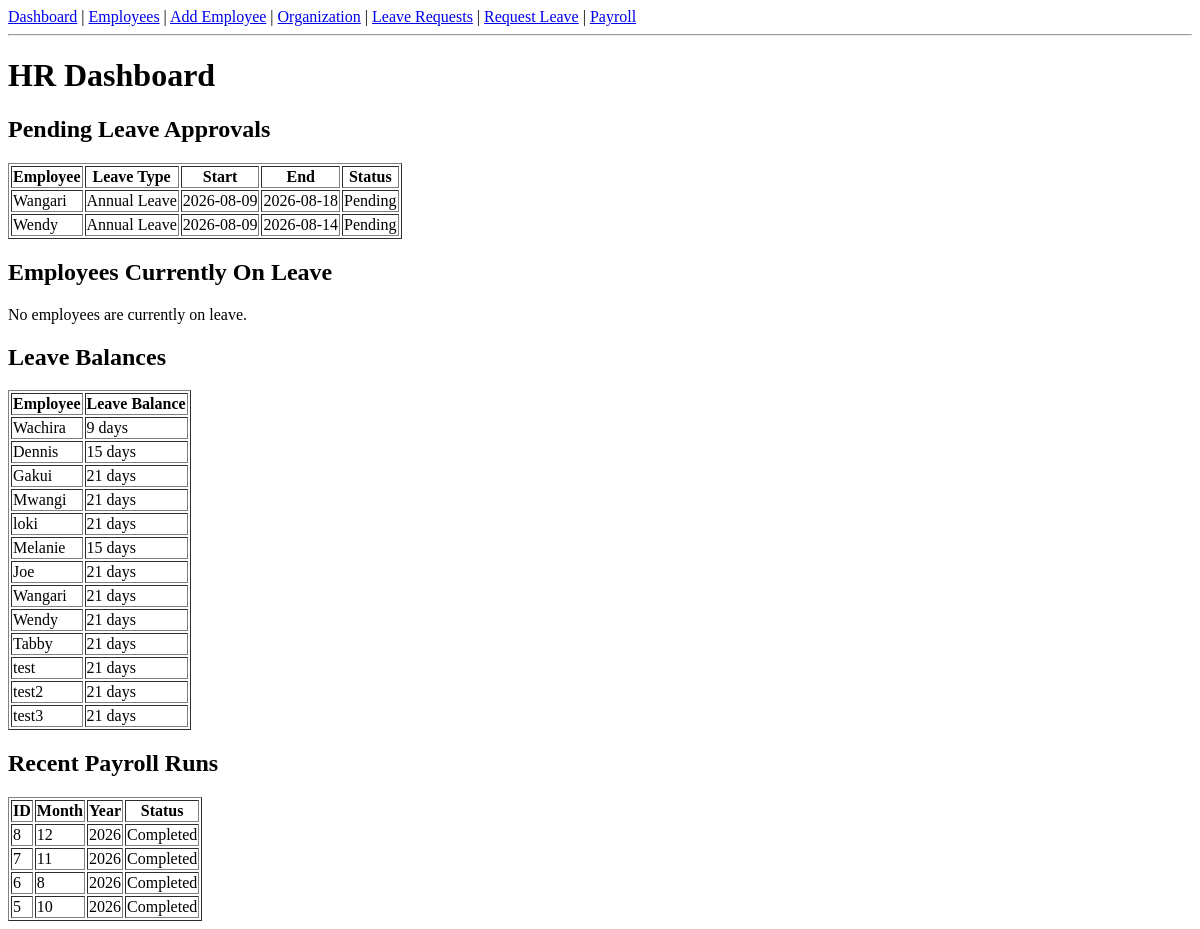
Page /dashboard on the earlier database version.
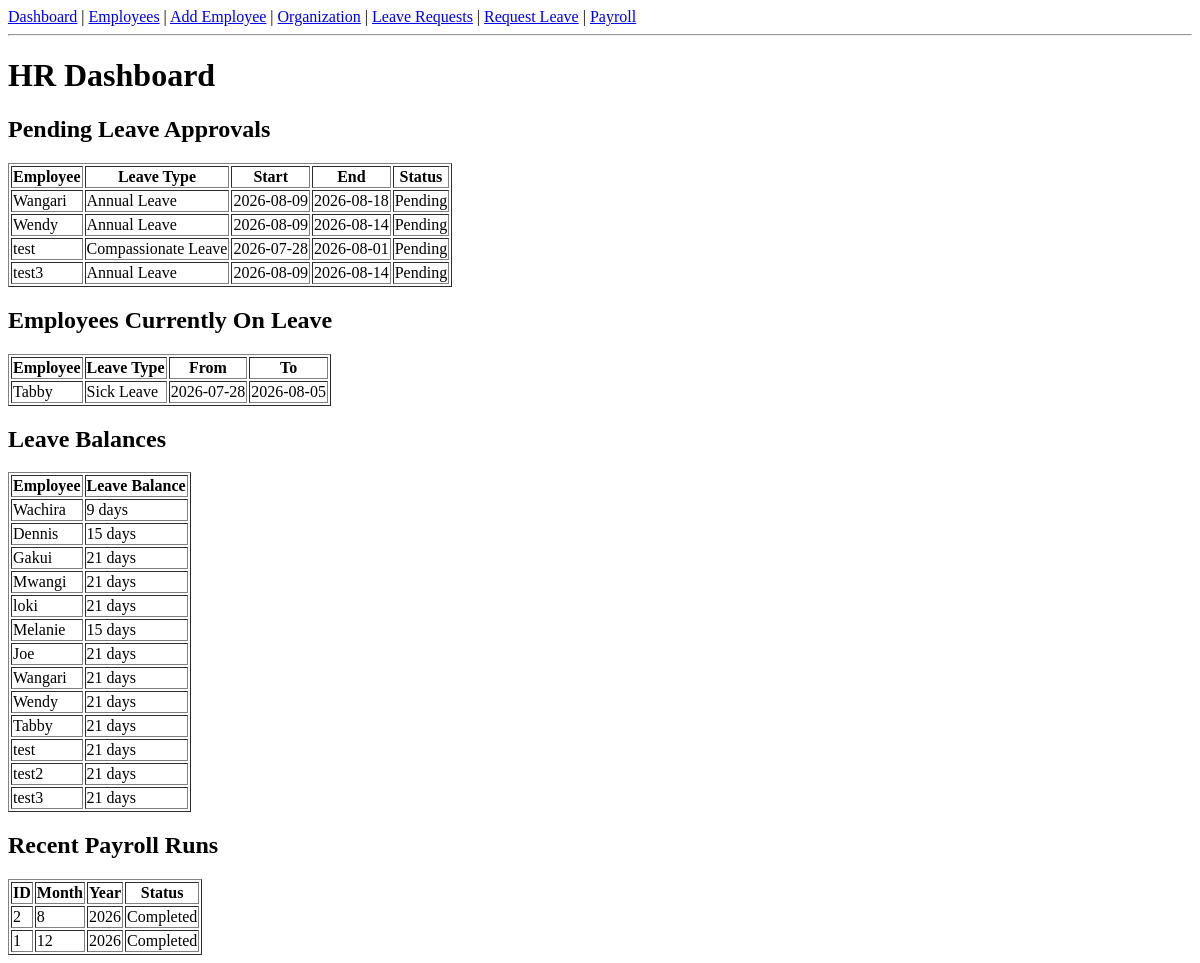
Same page on the later database version.
### models/leave_request.py (models this page shows)
class LeaveRequest(db.Model):
    __tablename__ = "leave_requests"
    id = db.Column(db.Integer, primary_key=True)
    employee_id = db.Column(db.Integer, db.ForeignKey("employees.id"), nullable=False)
    start_date = db.Column(db.Date, nullable=False)
    end_date = db.Column(db.Date, nullable=False)
    leave_type = db.Column(db.String(50), nullable=False)
    status = db.Column(db.String(20), default="Pending", nullable=False)
    reason = db.Column(db.Text, nullable=True)
    approved_by_manager_id = db.Column(
        db.Integer, db.ForeignKey("employees.id"), nullable=True)
    approved_at = db.Column(db.DateTime, nullable=True)
    created_at = db.Column(db.DateTime, default=lambda: datetime.now(timezone.utc))
    employee = db.relationship(
        "Employee", foreign_keys=[employee_id], backref="leave_requests")
    approved_by_manager = db.relationship(
        "Employee", foreign_keys=[approved_by_manager_id],
          backref="approved_leave_requests")

### models/employees.py (models this page shows)
class Employee(db.Model):
    __tablename__ = "employees"
    id = db.Column(db.Integer, primary_key=True)
    name = db.Column(db.String(100), nullable=False)
    role = db.Column(db.String(100), nullable=False)
    team = db.Column(db.String(100), nullable=False)
    salary = db.Column(db.Float, nullable=False)
    employment_type = db.Column(db.String(50), nullable=False)
    leave_balance = db.Column(
    db.Integer,
    nullable=False,
    default=21
)
    start_date = db.Column(db.Date, nullable=False)
    manager_id = db.Column(
    db.Integer,
    db.ForeignKey("employees.id"),
    nullable=True
)
    manager = relationship(
        "Employee",
        remote_side=[id],
        backref="subordinates"
    )
    is_active = db.Column(db.Boolean, default=True)

### models/payroll_run.py (models this page shows)
class PayrollRun(db.Model):
    __tablename__ = "payroll_runs"
    id = db.Column(
        db.Integer,
        primary_key=True
    )
    month = db.Column(
        db.Integer,
        nullable=False
    )
    year = db.Column(
        db.Integer,
        nullable=False
    )
    generated_at = db.Column(
        db.DateTime,
        default=datetime.now
    )
    status = db.Column(
        db.String(20),
        default="Completed"
    )

### routes/dashboard_routes.py (the view)
@dashboard_bp.route("/dashboard")
def dashboard():
    today = datetime.now().date()
    pending_leaves = LeaveRequest.query.filter_by(
        status="Pending"
    ).all()
    employees_on_leave = LeaveRequest.query.filter(
        LeaveRequest.status == "Approved",
        LeaveRequest.start_date <= today,
        LeaveRequest.end_date >= today
    ).all()
    employees = Employee.query.filter_by(
        is_active=True
    ).all()
    payroll_runs = PayrollRun.query.order_by(
        PayrollRun.id.desc()
    ).limit(5).all()
    return render_template(
        "dashboard.html",
        pending_leaves=pending_leaves,
        employees_on_leave=employees_on_leave,
        employees=employees,
        payroll_runs=payroll_runs
    )

### templates/dashboard.html
{% extends "base.html" %}
{% block content %}
<h1>HR Dashboard</h1>
<h2>Pending Leave Approvals</h2>
{% if pending_leaves %}
<table border="1">
<tr>
    <th>Employee</th>
    <th>Leave Type</th>
    <th>Start</th>
    <th>End</th>
    <th>Status</th>
</tr>
{% for leave in pending_leaves %}
<tr>
    <td>{{ leave.employee.name }}</td>
    <td>{{ leave.leave_type }}</td>
    <td>{{ leave.start_date }}</td>
    <td>{{ leave.end_date }}</td>
    <td>{{ leave.status }}</td>
</tr>
{% endfor %}
</table>
{% else %}
<p>No pending leave requests.</p>
{% endif %}
<h2>Employees Currently On Leave</h2>
{% if employees_on_leave %}
<table border="1">
<tr>
    <th>Employee</th>
    <th>Leave Type</th>
    <th>From</th>
    <th>To</th>
</tr>
{% for leave in employees_on_leave %}
<tr>
    <td>{{ leave.employee.name }}</td>
    <td>{{ leave.leave_type }}</td>
    <td>{{ leave.start_date }}</td>
    <td>{{ leave.end_date }}</td>
</tr>
{% endfor %}
</table>
{% else %}
<p>No employees are currently on leave.</p>
{% endif %}
<h2>Leave Balances</h2>
<table border="1">
<tr>
    <th>Employee</th>
    <th>Leave Balance</th>
</tr>
{% for employee in employees %}
<tr>
    <td>{{ employee.name }}</td>
    <td>{{ employee.leave_balance }} days</td>
</tr>
{% endfor %}
</table>
<h2>Recent Payroll Runs</h2>
<table border="1">
<tr>
    <th>ID</th>
    <th>Month</th>
    <th>Year</th>
    <th>Status</th>
</tr>
{% for payroll in payroll_runs %}
<tr>
    <td>{{ payroll.id }}</td>
    <td>{{ payroll.month }}</td>
    <td>{{ payroll.year }}</td>
    <td>{{ payroll.status }}</td>
</tr>
{% endfor %}
</table>
{% endblock %}

### templates/base.html (shortened to what this page needs)
<!DOCTYPE html>
<html>
<head>
</head>
<body>
<nav>
<a href="{{ url_for('dashboard.dashboard') }}">Dashboard</a> |
<a href="{{ url_for('employee.list_employees') }}">Employees</a> |
<a href="{{ url_for('employee.new_employee') }}">Add Employee</a> |
<a href="{{ url_for('employee.org_view') }}">Organization</a> |
<a href="{{ url_for('leave.list_leave_requests') }}">Leave Requests</a> |
<a href="{{ url_for('leave.new_leave_request') }}">Request Leave</a> |
<a href="{{ url_for('payroll.payroll_dashboard') }}">Payroll</a>
</nav>
<hr>
{% block content %}
{% endblock %}
</body>
</html>

Differences in the rows shown:
removed PayrollRun: id "8", month "12", year "2026", status "Completed"
removed PayrollRun: id "7", month "11", year "2026", status "Completed"
removed PayrollRun: id "6", month "8", year "2026", status "Completed"
removed PayrollRun: id "5", month "10", year "2026", status "Completed"
added LeaveRequest: employee.name "test", leave_type "Compassionate Leave", start_date "2026-07-28", end_date "2026-08-01", status "Pending", shown under "Pending Leave Approvals"
added LeaveRequest: employee.name "test3", leave_type "Annual Leave", start_date "2026-08-09", end_date "2026-08-14", status "Pending", shown under "Pending Leave Approvals"
added LeaveRequest: employee.name "Tabby", leave_type "Sick Leave", start_date "2026-07-28", end_date "2026-08-05", shown under "Employees Currently On Leave"
added PayrollRun: id "2", month "8", year "2026", status "Completed"
added PayrollRun: id "1", month "12", year "2026", status "Completed"
Other differences:
text no longer shown: "No employees are currently on leave."
text now shown: "Employee Leave Type From To"
